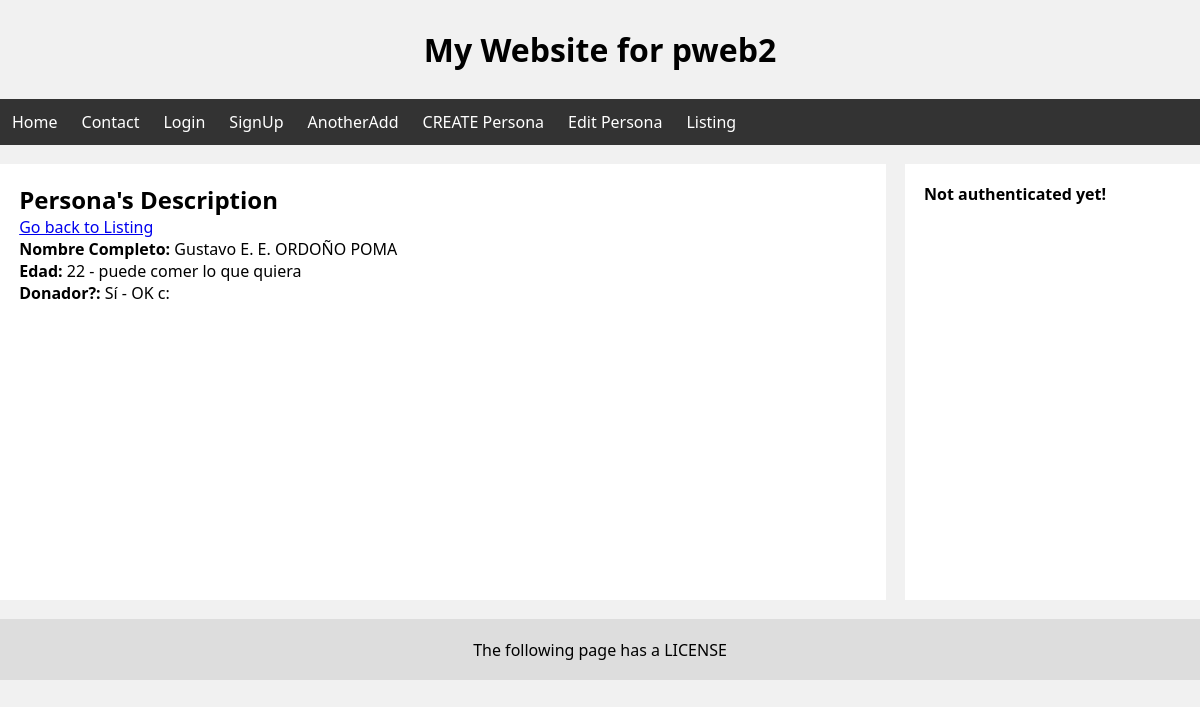
Page /personas/7/ on the committed database.
### personas/models.py (models this page shows, shortened)
class Persona(models.Model):
    nombres = models.CharField(max_length=100)
    apellidos = models.CharField(max_length=100)
    edad = models.IntegerField() # max_digits=3
    donador = models.BooleanField()

### personas/views.py (the view)
# urls.py: path('personas/<int:myID>/', personasShowObject, name="browsing"),
def personasShowObject(request, myID):
    persona = get_object_or_404(Persona, id=myID)
    return render(request, "personas/description.html", {
        "persona": persona
    })

### personas/templates/personas/description.html (shortened to what this page needs)
{% extends 'layouts/main-layout.html' %}
{% block content %}
    <h2>Persona's Description</h2>
    <a href="../">Go back to Listing</a>
    <p><b>Nombre Completo: </b>{{ persona.nombres }} {{ persona.apellidos|upper }}</p>
    <p><b>Edad: </b>{{ persona.edad }} -
        {% if persona.edad > 40 %}
            debe cuidarse del colesterol
        {% else %}
            puede comer lo que quiera
        {% endif %}
    </p>
    <p><b>Donador?: </b>
        {% if persona.donador %}
            Sí - OK c:
        {% else %}
            No - Why :c?
        {% endif %}
    </p>
{% endblock %}

### static/css/styles.css (style rules this page uses)
* { box-sizing: border-box; margin: 0; padding: 0; font-family:'Segoe UI', Tahoma, Geneva, Verdana, sans-serif; }
body { background-color: #F1F1F1; }

### rows in the picture
Persona: nombres "Gustavo E. E.", apellidos "ORDOÑO POMA", edad "22"
